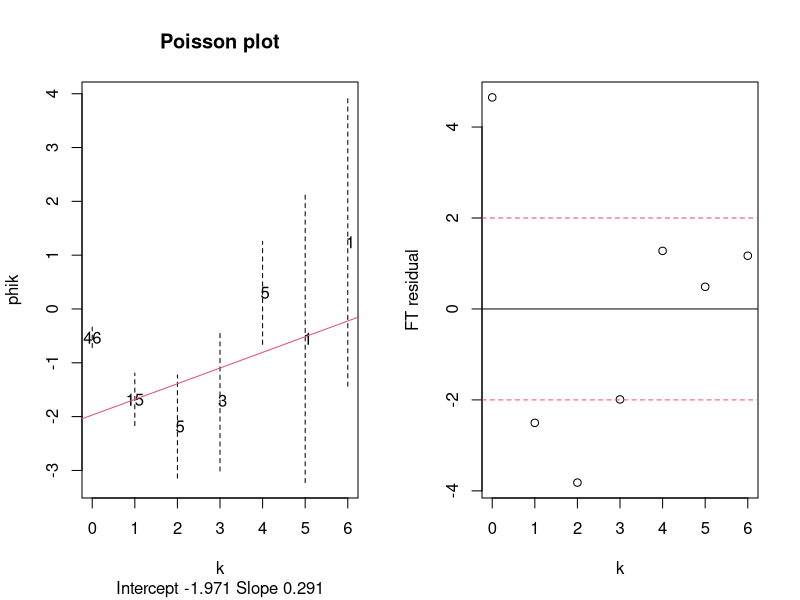
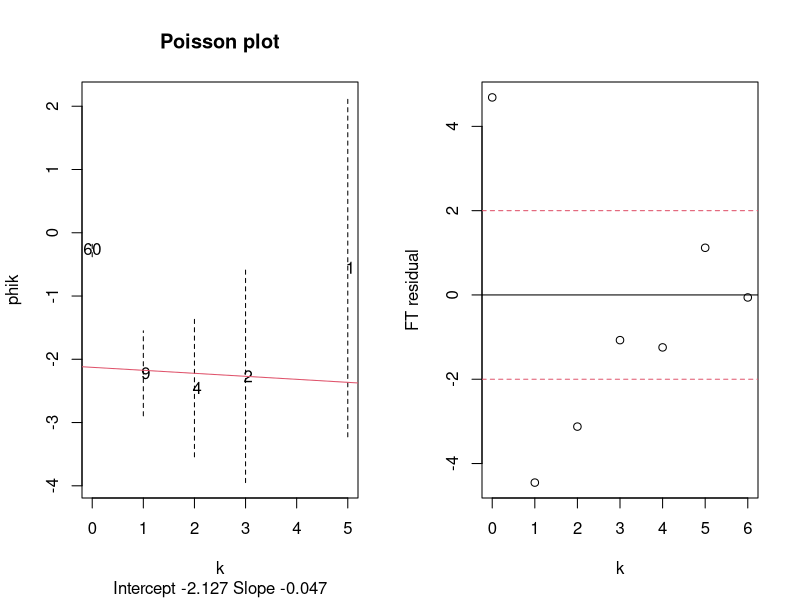
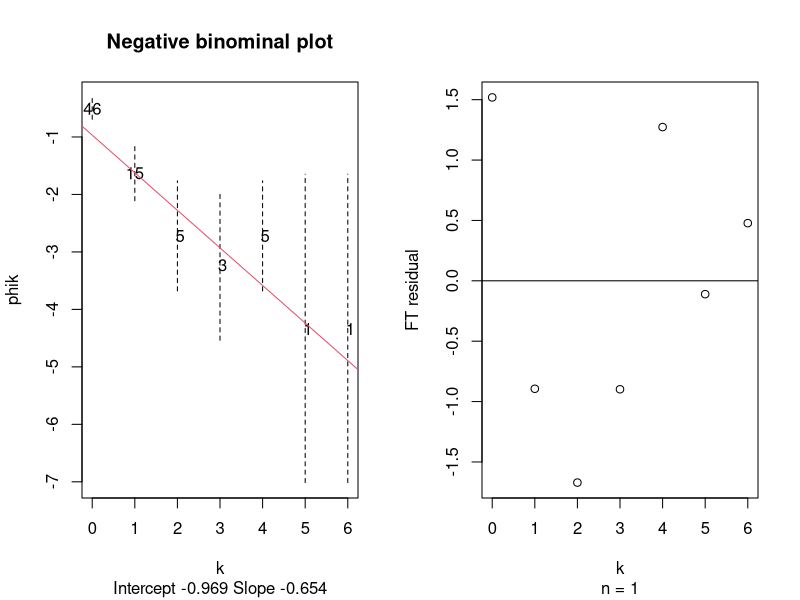
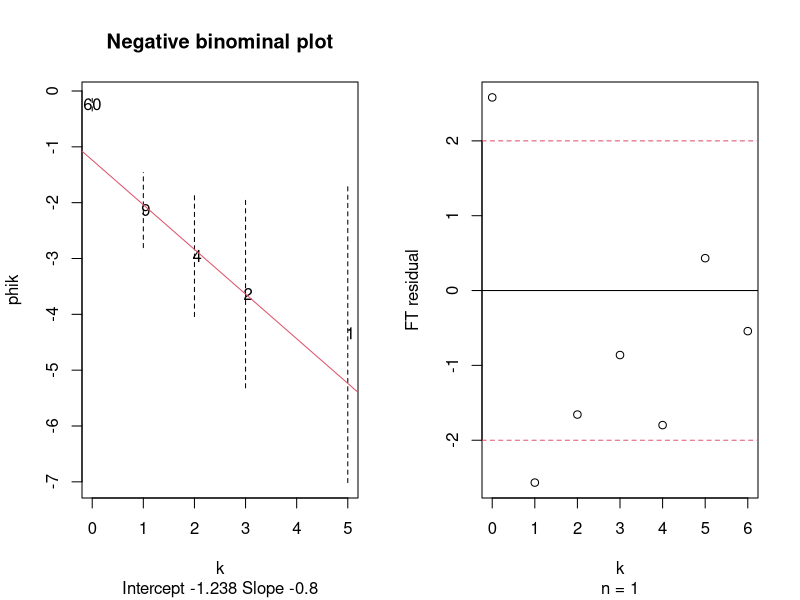
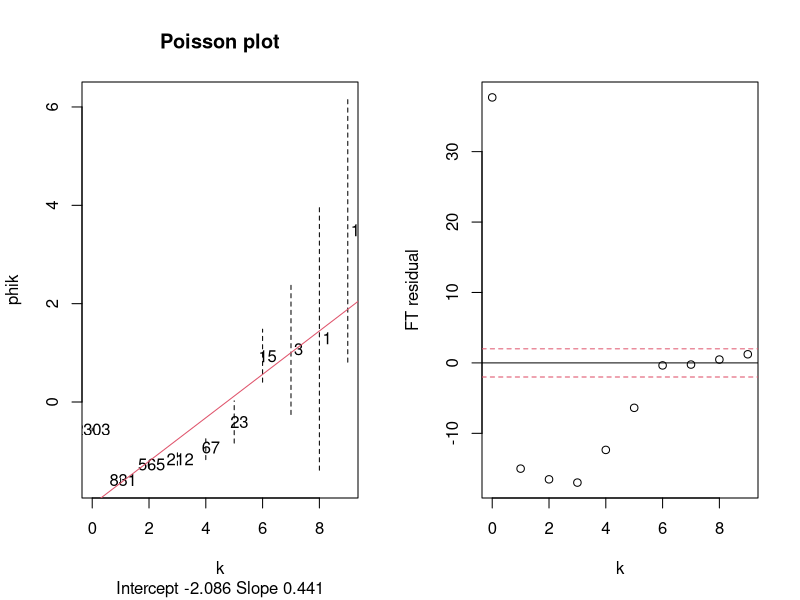
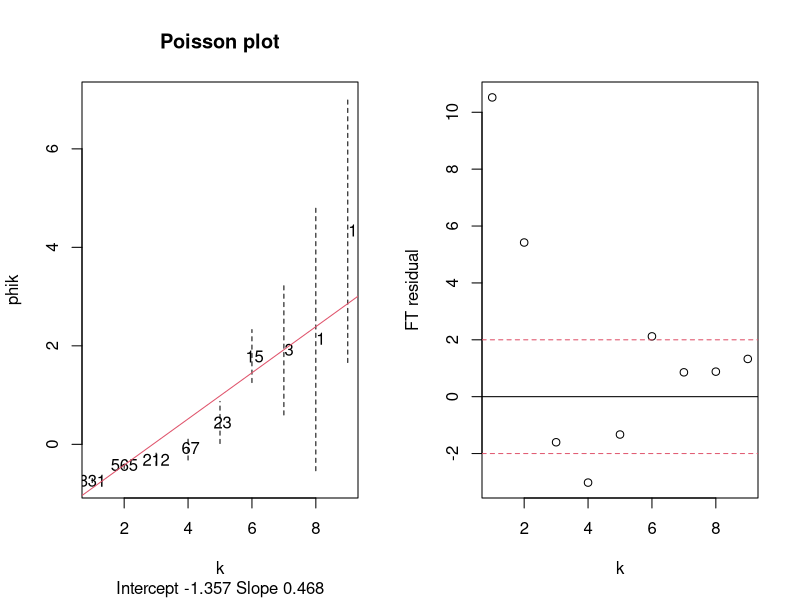
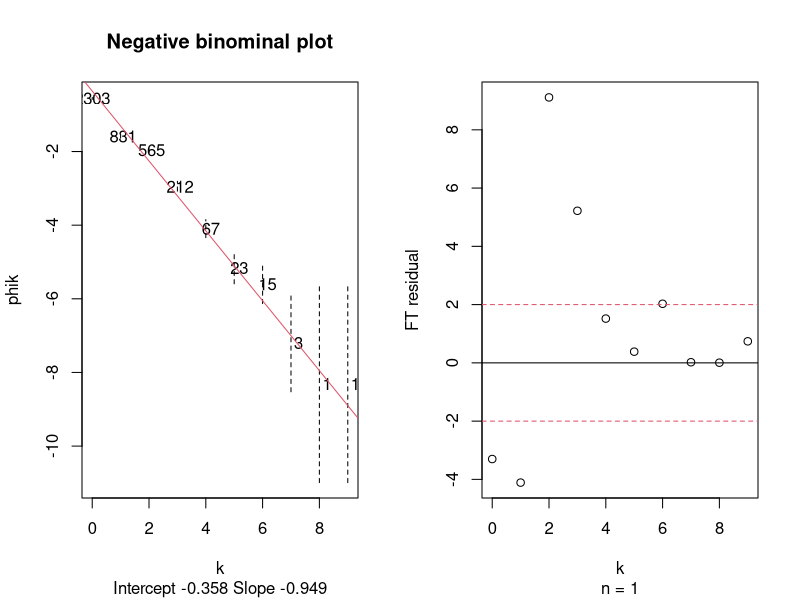
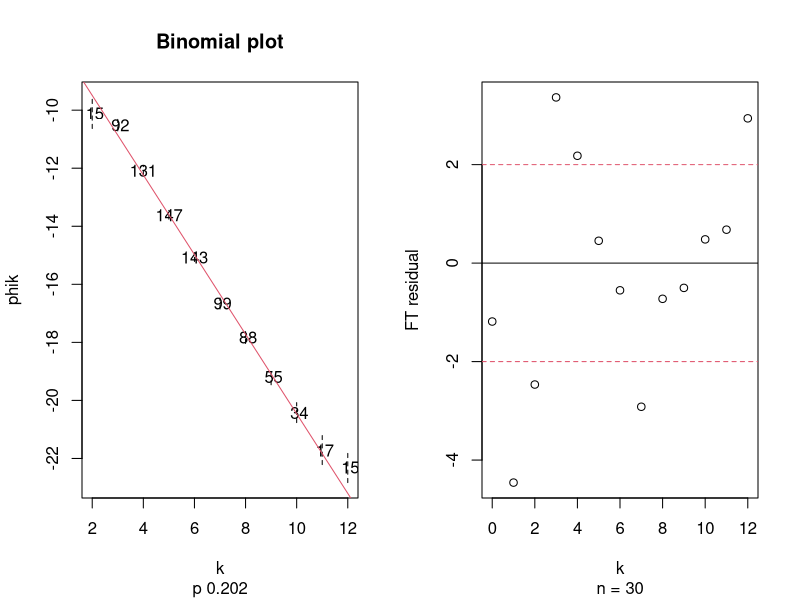

Here is the R script that generated these plots, in order:
## ---- chunk 1
Argentina<-c(46,15,5,3,5,1,1)
Turkey<-c(60,9,4,2,0,1,0)
poisplot<-function(k,nk,which){ 
  lenk<-length(k)
  if(missing(which)) 
    which<-(1:lenk) 
  k0<-k[which];nk0<-nk[which]
  k1<-k0[nk[which]>0];nk1<-nk0[nk0>0]##get rid of nk=0
  N<-sum(nk1);nk2<-nk1
  nk2[nk1==1]<-exp(-1)
  nk2[nk1>1]<-(nk1[nk1>1])*(1-0.8/N)-0.67 
  phik<-log((gamma(k1+1))*nk2/N)
  rr<-run.rrline(k1,phik)
  pkhat<-nk1/N
  cilim<-1.96*sqrt((1-pkhat)/(nk1-(.47+.25*pkhat)*sqrt(nk1)))
  rng<-range(c(phik-cilim,phik+cilim))
  par(mfrow=c(1,2))
  plot(k1,phik,ylim=rng,xlab="k",ylab="phik",type="n",main="Poisson plot",sub=paste(paste("Intercept",format(round(rr$coef[6,1],3))),paste("Slope",format(round(rr$coef[6,2],3))))) 
  text(k1,phik,format(nk1)) 
  segments(k1,phik-cilim,k1,phik+cilim,lty=2) 
  abline(rr$coef[6,1],rr$coef[6,2],col=2)
  lamhat<-exp(rr$coef[6,2])
  tmp<-ifelse(nk0>0,sqrt(2+4*nk0),1)
  exptd<-N*exp(-1*lamhat)*(lamhat^k0)/gamma(k0+1) 
  dk<-tmp-sqrt(4*exptd+1)
  plot(k0,dk,xlab="k",ylab="FT residual") 
  abline(h=c(-2,0,2),lty=c(2,1,2),col=c(2,1,2)) 
  list(k=k1,nk=nk1,nkstar=nk2,phik=phik,cilim=cilim,int=rr$coef[6,1],slope=rr$coef[6,2],res=dk,expected=exptd) 
  par(mfrow=c(1,1))
}

rrline1<-function(x,y){
n<-length(x);nmod3<-n%%3;
if(nmod3==0) 
  n3<-n/3;
if(nmod3==1) 
  n3<-(n-1)/3;
if(nmod3==2) 
  n3<-(n+1)/3;
x.order<-order(x)
medxL<-median(x[x.order][1:n3])
medxR<-median(rev(x[x.order])[1:n3])
medyL<-median(y[x.order][1:n3])
medyR<-median(rev(y[x.order])[1:n3])
slope1<-(medyR-medyL)/(medxR-medxL)
int1<-median(y-slope1*x)
newy<-y-slope1*x-int1
sumres<-sum(abs(newy))
return(list(a=int1,b=slope1,sumres=sumres,res=newy))
}

run.rrline<-function(xx,yy,iter=5){
out.coef<-matrix(0,iter,3)
ll<-(1:length(xx))[!is.na(xx)&!is.na(yy)]
n<-length(ll);x<-xx[ll];y<-yy[ll];newy<-y
for(i in 1:iter){
  rr<-rrline1(x,newy)
  out.coef[i,]<-c(rr$a,rr$b,rr$sumres)
  newy<-rr$res
  }
dimnames(out.coef)<-list(format(1:iter),c("a","b","|res|"))
aa<-sum(out.coef[, 1]);bb<-sum(out.coef[, 2]);cc<-sum(abs(y-aa-bb*x))
res<-yy-aa-bb*xx
out.coef<-rbind(out.coef, c(aa, bb, cc))
#print(round(out.coef,5))
return(list(a=aa, b=bb,res=res,coef=out.coef))
}

k<-c(0:6)
poisplot(k,Argentina)
poisplot(k,Turkey)
## ---- chunk 2
negbinplot<-function(k,nk,which,n){ 
  lenk<-length(k)
  if(missing(which)) 
    which<-(1:lenk) 
  k0<-k[which];nk0<-nk[which]
  k1<-k0[nk[which]>0];nk1<-nk0[nk0>0]##get rid of nk=0
  N<-sum(nk1)
  deno<-choose(n+k1-1,k1)
  phik<-log(nk1/N/deno)
  rr<-run.rrline(k1,phik)
  pkhat<-nk1/N
  cilim<-1.96*sqrt((1-pkhat)/(nk1-(.47+.25*pkhat)*sqrt(nk1)))
  rng<-range(c(phik-cilim,phik+cilim))
  par(mfrow=c(1,2))
  plot(k1,phik,ylim=rng,xlab="k",ylab="phik",type="n",main="Negative binominal plot",sub=paste(paste("Intercept",format(round(rr$coef[6,1],3))),paste("Slope",format(round(rr$coef[6,2],3))))) 
  text(k1,phik,format(nk1)) 
  segments(k1,phik-cilim,k1,phik+cilim,lty=2) 
  abline(rr$coef[6,1],rr$coef[6,2],col=2)
  phat<-1-exp(rr$coef[6,2])
  tmp<-ifelse(nk0>0,sqrt(2+4*nk0),1)
  exptd<-choose(n+k0-1,k0)*phat^n*(1-phat)^k0*N
  dk<-tmp-sqrt(4*exptd+1)
  plot(k0,dk,xlab="k",ylab="FT residual",sub = paste("n =",format(n))) 
  abline(h=c(-2,0,2),lty=c(2,1,2),col=c(2,1,2)) 
  list(k=k1,nk=nk1,phik=phik,cilim=cilim,int=rr$coef[6,1],slope=rr$coef[6,2],res=dk,expected=exptd) 
  par(mfrow=c(1,1))
}
negbinplot(k,Argentina,n=1)
negbinplot(k,Turkey,n=1)
## ---- chunk 3
k<-c(0:9)
nk2<-c(2303,831,565,212,67,23,15,3,1,1)
poisplot(k,nk2)
## ---- chunk 4
poisplot(k,nk2,c(2:10))
negbinplot(k,nk2,n=1)
## ---- chunk 5
k=c(0:12)
nk3<-c(0,0,15,92,131,147,143,99,88,55,34,17,15)
binoplot<-function(k,nk,which,n){ 
  lenk<-length(k)
  if(missing(which)) 
    which<-(1:lenk) 
  k0<-k[which];nk0<-nk[which]
  k1<-k0[nk[which]>0];nk1<-nk0[nk0>0]##get rid of nk=0
  N<-sum(nk1);nk2<-nk1
  phik<-log(nk1)-log(N)-log(choose(n,k1))
  rr<-run.rrline(k1,phik)
  pkhat<-nk1/N
  cilim<-1.96*sqrt((1-pkhat)/(nk1-(.47+.25*pkhat)*sqrt(nk1)))
  rng<-range(c(phik-cilim,phik+cilim))
  par(mfrow=c(1,2))
  phat<-exp(rr$coef[6,2])
  phat<-phat/(1+phat)
  plot(k1,phik,ylim=rng,xlab="k",ylab="phik",type="n",main="Binomial plot",sub=paste("p",format(round(phat,3)))) 
  text(k1,phik,format(nk1)) 
  segments(k1,phik-cilim,k1,phik+cilim,lty=2) 
  abline(rr$coef[6,1],rr$coef[6,2],col=2)
  tmp<-ifelse(nk0>0,sqrt(2+4*nk0),1)
  exptd<-choose(n,k0)*phat^k0*(1-phat)^(n-k0)*N
  dk<-tmp-sqrt(4*exptd+1)
  plot(k0,dk,xlab="k",ylab="FT residual",sub = paste("n =",format(n))) 
  abline(h=c(-2,0,2),lty=c(2,1,2),col=c(2,1,2)) 
  list(k=k1,nk=nk1,nkstar=nk2,phik=phik,cilim=cilim,int=rr$coef[6,1],slope=rr$coef[6,2],res=dk,expected=exptd) 
  par(mfrow=c(1,1))
}
binoplot(k,nk3,n=30)
## ---- chunk 6
k=c(1:16)
Hillman<-c(63526,25653,11855,6055,3264,1727,931,497,275,124,68,28,13,6,9,4)
Sussex<-c(9674,4351,2275,1260,663,355,154,72,37,14,6,2,0,1)
Wishart<-c(65,26,12,10,5,3,1)
gemplot<-function(k,nk,which){
  n<-1
  lenk<-length(k)
  if(missing(which)) 
    which<-(1:lenk) 
  k0<-k[which];nk0<-nk[which]
  k1<-k0[nk[which]>0];nk1<-nk0[nk0>0]##get rid of nk=0
  N<-sum(nk1)
  deno<-choose(n+k1-1,k1)
  phik<-log(nk1/N/deno)
  rr<-run.rrline(k1,phik)
  pkhat<-nk1/N
  cilim<-1.96*sqrt((1-pkhat)/(nk1-(.47+.25*pkhat)*sqrt(nk1)))
  rng<-range(c(phik-cilim,phik+cilim))
  par(mfrow=c(1,2))
  plot(k1,phik,ylim=rng,xlab="k",ylab="phik",type="n",main="geometric plot",sub=paste(paste("Intercept",format(round(rr$coef[6,1],3))),paste("Slope",format(round(rr$coef[6,2],3))))) 
  text(k1,phik,format(nk1)) 
  segments(k1,phik-cilim,k1,phik+cilim,lty=2) 
  abline(rr$coef[6,1],rr$coef[6,2],col=2)
  phat<-1-exp(rr$coef[6,2])
  tmp<-ifelse(nk0>0,sqrt(2+4*nk0),1)
  exptd<-choose(n+k0-1,k0)*phat^n*(1-phat)^k0*N
  dk<-tmp-sqrt(4*exptd+1)
  plot(k0,dk,xlab="k",ylab="FT residual",sub = paste("n =",format(n))) 
  abline(h=c(-2,0,2),lty=c(2,1,2),col=c(2,1,2)) 
  list(k=k1,nk=nk1,phik=phik,cilim=cilim,int=rr$coef[6,1],slope=rr$coef[6,2],res=dk,expected=exptd) 
  par(mfrow=c(1,1))
}

gemplot(c(1:16),Hillman)
gemplot(c(1:14),Sussex)
gemplot(c(1:7),Wishart)

negbinplot(c(1:16),Hillman,n=2)
negbinplot(c(1:14),Sussex,n=3)
negbinplot(c(1:7),Wishart,n=3)
## ---- chunk 7
logplot<-function(k,nk,which){ 
  lenk<-length(k)
  if(missing(which)) 
    which<-(1:lenk) 
  k0<-k[which];nk0<-nk[which]
  k1<-k0[nk[which]>0];nk1<-nk0[nk0>0]##get rid of nk=0
  N<-sum(nk1);nk2<-nk1
  phik<-log(k1*nk1/N)
  rr<-run.rrline(k1,phik)
  pkhat<-nk1/N
  cilim<-1.96*sqrt((1-pkhat)/(nk1-(.47+.25*pkhat)*sqrt(nk1)))
  rng<-range(c(phik-cilim,phik+cilim))
  par(mfrow=c(1,2))
  thetahat<-exp(rr$coef[6,2])
  alphahat<-1/exp(-rr$coef[6,1])
  plot(k1,phik,ylim=rng,xlab="k",ylab="phik",type="n",main="Logseries plot",sub=paste(paste("theta",format(thetahat)),paste("alpha",format(alphahat))))
  text(k1,phik,format(nk1)) 
  segments(k1,phik-cilim,k1,phik+cilim,lty=2) 
  abline(rr$coef[6,1],rr$coef[6,2],col=2)
 
  tmp<-ifelse(nk0>0,sqrt(2+4*nk0),1)
  exptd<-alphahat*thetahat^k0/k0*N
  dk<-tmp-sqrt(4*exptd+1)
  plot(k0,dk,xlab="k",ylab="FT residual") 
  abline(h=c(-2,0,2),lty=c(2,1,2),col=c(2,1,2)) 
  list(k=k1,nk=nk1,nkstar=nk2,phik=phik,cilim=cilim,int=rr$coef[6,1],slope=rr$coef[6,2],res=dk,expected=exptd) 
  par(mfrow=c(1,1))
}

k<-c(1:10)
nk5<-c(77,35,29,16,3,4,4,1,0,1)
logplot(k,nk5)
## ---- chunk 8
k0<-k;nk0<-nk5
  k1<-k0[nk0>0];nk1<-nk0[nk0>0]##get rid of nk=0
  N<-sum(nk1);nk2<-nk1
  phik<-log(k1*nk1/N)
  pkhat<-nk1/N
  cilim<-1.96*sqrt((1-pkhat)/(nk1-(.47+.25*pkhat)*sqrt(nk1)))
  rng<-range(c(phik-cilim,phik+cilim))
  par(mfrow=c(1,2))
  thetahat<-0.8
  slope<-log(thetahat)
  intercept<--log(-log(1-thetahat))
  alphahat<-1/exp(-intercept)
  plot(k1,phik,ylim=rng,xlab="k",ylab="phik",type="n",main="Logseries plot",sub=paste(paste("theta",format(thetahat)),paste("alpha",format(alphahat))))
  text(k1,phik,format(nk1))
  segments(k1,phik-cilim,k1,phik+cilim,lty=2) 
  abline(intercept,slope,col=2)
 
  tmp<-ifelse(nk0>0,sqrt(2+4*nk0),1)
  exptd<-alphahat*thetahat^k0/k0*N
  dk<-tmp-sqrt(4*exptd+1)
  plot(k0,dk,xlab="k",ylab="FT residual") 
  abline(h=c(-2,0,2),lty=c(2,1,2),col=c(2,1,2)) 
  par(mfrow=c(1,1))
